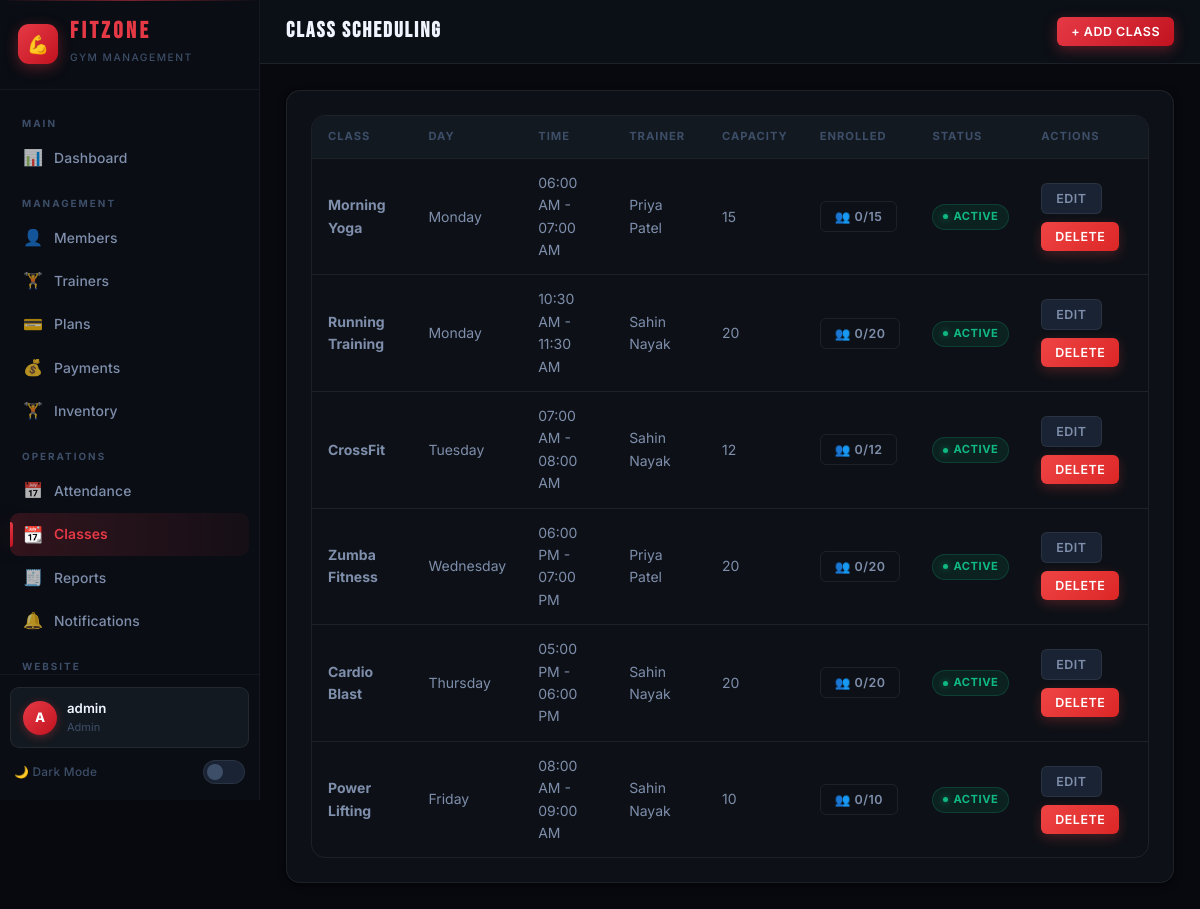
The app's page /pages/admin/classes.php (signed in) with its own data.
### tables this page shows
CREATE TABLE `gym_classes` (
  `id` int(11) NOT NULL,
  `class_name` varchar(100) NOT NULL,
  `description` text DEFAULT NULL,
  `trainer_id` int(11) DEFAULT NULL,
  `schedule_day` enum('monday','tuesday','wednesday','thursday','friday','saturday','sunday') NOT NULL,
  `start_time` time NOT NULL,
  `end_time` time NOT NULL,
  `max_capacity` int(11) DEFAULT 20,
  `is_active` tinyint(1) DEFAULT 1,
  `created_at` timestamp NOT NULL DEFAULT current_timestamp(),
  `updated_at` timestamp NOT NULL DEFAULT current_timestamp() ON UPDATE current_timestamp()
);

CREATE TABLE `trainers` (
  `id` int(11) NOT NULL,
  `user_id` int(11) NOT NULL,
  `first_name` varchar(50) NOT NULL,
  `last_name` varchar(50) NOT NULL,
  `phone` varchar(20) NOT NULL,
  `email` varchar(100) NOT NULL,
  `specialization` varchar(100) DEFAULT NULL,
  `experience_years` int(11) DEFAULT 0,
  `photo` varchar(255) DEFAULT NULL,
  `bio` text DEFAULT NULL,
  `status` enum('active','inactive') DEFAULT 'active',
  `created_at` timestamp NOT NULL DEFAULT current_timestamp(),
  `updated_at` timestamp NOT NULL DEFAULT current_timestamp() ON UPDATE current_timestamp()
);

### pages/admin/classes.php (the view, shortened to what this page needs)
<?php
require_once '../../includes/auth.php';
$classes = $conn->query("
    SELECT gc.*, t.first_name as trainer_fname, t.last_name as trainer_lname,
    (SELECT COUNT(*) FROM class_enrollments ce WHERE ce.class_id = gc.id) as enrolled
    FROM gym_classes gc
    LEFT JOIN trainers t ON gc.trainer_id = t.id
    ORDER BY FIELD(gc.schedule_day, 'monday','tuesday','wednesday','thursday','friday','saturday','sunday'), gc.start_time
");
$enrollmentData = [];
?>
<!DOCTYPE html>
<?php $__theme = $_COOKIE["fitzone_theme"] ?? "dark"; ?>
<html lang="en" data-theme="<?= htmlspecialchars($__theme) ?>">
<head>
    <link rel="stylesheet" href="../../assets/css/style.css">
</head>
<body>
    <div class="app-layout">
        <?php include '../../includes/sidebar.php'; ?>
        <div class="main-content">
            <header class="top-header">
                <h2 class="page-title">CLASS SCHEDULING</h2>
                <div class="top-header-actions">
                    <button class="btn btn-primary btn-sm" onclick="openModal('addClassModal')">+ Add Class</button>
                </div>
            </header>
            <div class="page-content">
                <div class="card">
                    <div class="table-container">
                        <table class="data-table">
                            <thead>
                                <tr>
                                    <th>Class</th>
                                    <th>Day</th>
                                    <th>Time</th>
                                    <th>Trainer</th>
                                    <th>Capacity</th>
                                    <th>Enrolled</th>
                                    <th>Status</th>
                                    <th>Actions</th>
                                </tr>
                            </thead>
                            <tbody>
                                <?php while ($c = $classes->fetch_assoc()): ?>
                                    <tr>
                                        <td><strong><?= htmlspecialchars($c['class_name']) ?></strong></td>
                                        <td><?= ucfirst($c['schedule_day']) ?></td>
                                        <td><?= date('h:i A', strtotime($c['start_time'])) ?> - <?= date('h:i A', strtotime($c['end_time'])) ?></td>
                                        <td><?= $c['trainer_fname'] ? htmlspecialchars($c['trainer_fname'] . ' ' . $c['trainer_lname']) : '-' ?></td>
                                        <td><?= $c['max_capacity'] ?></td>
                                        <td>
                                            <?php
                                            $members = $enrollmentData[$c['id']] ?? [];
                                            $count   = count($members);
                                            $dataJson = htmlspecialchars(json_encode($members), ENT_QUOTES);
                                            ?>
                                            <button class="btn btn-sm <?= $count > 0 ? 'btn-primary' : 'btn-outline' ?>"
                                                    onclick="viewEnrolled(<?= $c['id'] ?>, '<?= htmlspecialchars($c['class_name'], ENT_QUOTES) ?>', this)"
                                                    data-members="<?= $dataJson ?>"
                                                    title="<?= $count > 0 ? 'View enrolled members' : 'No members enrolled' ?>">
                                                👥 <?= $count ?>/<?= $c['max_capacity'] ?>
                                            </button>
                                        </td>
                                        <td><span class="badge-status badge-<?= $c['is_active'] ? 'active' : 'inactive' ?>"><?= $c['is_active'] ? 'Active' : 'Inactive' ?></span></td>
                                        <td>
                                            <div class="btn-group">
                                                <button class="btn btn-sm btn-secondary" onclick='editClass(<?= json_encode($c) ?>)'>Edit</button>
                                                <button class="btn btn-sm btn-danger" onclick="confirmDelete('classes.php?delete=<?= $c['id'] ?>', '<?= htmlspecialchars($c['class_name']) ?>')">Delete</button>
                                            </div>
                                        </td>
                                    </tr>
                                <?php endwhile; ?>
                            </tbody>
                        </table>
                    </div>
                </div>
            </div>
        </div>
    </div>
</body>
</html>

### records on screen
gym_classes: class_name "Morning Yoga", schedule_day "Monday", start_time "06:00 AM", end_time "07:00 AM", trainer.last_name "Priya Patel", max_capacity "15", id "0", is_active "ACTIVE"
gym_classes: class_name "Running Training", schedule_day "Monday", start_time "10:30 AM", end_time "11:30 AM", trainer.last_name "Sahin Nayak", max_capacity "20", id "0", is_active "ACTIVE"
gym_classes: class_name "CrossFit", schedule_day "Tuesday", start_time "07:00 AM", end_time "08:00 AM", trainer.last_name "Sahin Nayak", max_capacity "12", id "0", is_active "ACTIVE"
gym_classes: class_name "Zumba Fitness", schedule_day "Wednesday", start_time "06:00 PM", end_time "07:00 PM", trainer.last_name "Priya Patel", max_capacity "20", id "0", is_active "ACTIVE"
gym_classes: class_name "Cardio Blast", schedule_day "Thursday", start_time "05:00 PM", end_time "06:00 PM", trainer.last_name "Sahin Nayak", max_capacity "20", id "0", is_active "ACTIVE"
gym_classes: class_name "Power Lifting", schedule_day "Friday", start_time "08:00 AM", end_time "09:00 AM", trainer.last_name "Sahin Nayak", max_capacity "10", id "0", is_active "ACTIVE"

### other values on screen
substr($_SESSION['username'] ?? 'U', 0, 1) "A"
$_SESSION['username'] "admin"
$_SESSION['role'] "Admin"
